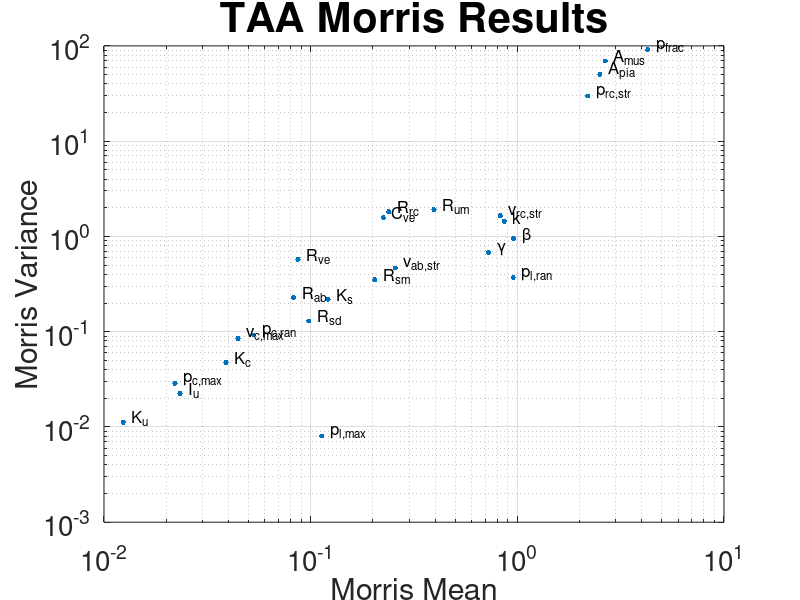
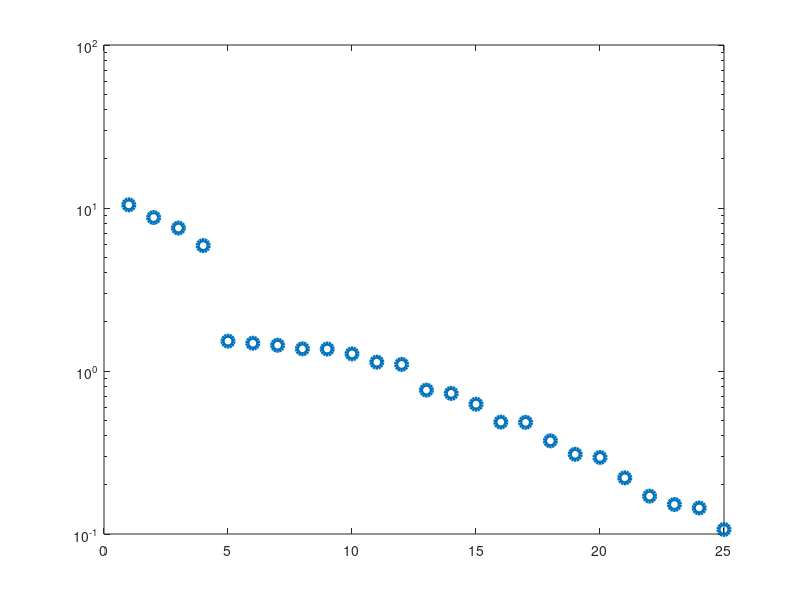

The MATLAB source for these figures, in order: (Note: this script raises an error after producing the figures.)
%% Analyze the results from Morris screening
clear; clc; close all;
%%
% Load in the Morris results
load('Morris_results_TAA.mat');
% For plotting, it can be useful to put all the parameter variable names
% here
Names={'TLC','RV','p_{l,max}','p_{l,ran}','\beta',...
    '\gamma','k','v_{rc,str}','v_{ab,str}','p_{rc,str}',...
    'RR','f','T','p_{frac}','A_{pia}',...
    'A_{mus}','R_{sm}','R_{sd}','K_s','R_{um}',...
    'K_u','I_u','p_{c,max}','p_{c,ran}','K_c',...
    'v_{c,max}','C_{ve}','R_{ve}','R_{rc}','R_{ab}'};

% Define these two values or load them from your Morris results
p = length(par_ids);  % NUMBER OF PARAMETERS (typically the size of 'par_ids' if you have a subset)
r = size(d,1);        % NUMBER OF MORRIS SAMPLES (first dimension of 'd' cell)

% If you specified a cell of names, you can use this line to help with
% plotting
par_names = Names(par_ids);
%% If you have multiple outputs, pick which outputs you want to use
%  when computing your morris indices, e.g., d{i}(:,ids);
ids = [1]; 

% Construct a vector for average (mu) and sample variance (s2)
% Note that this will store the values for all parameters (first index) AND
% all outputs considered in the sensitivity analysis (second index)
mu_all     = zeros(length(par_ids),length(ids));
s2_all     = zeros(length(par_ids),length(ids));
mustar_all = zeros(length(par_ids),length(ids));
output_counter = 1; %Index for storing each outputs sensitivity
% Now loop over all the outputs you want Morris effects on (e.g., pressure,
% flow)
for ii=ids
    mu_star = zeros(1,p); mu = zeros(1,p);
    s2 = zeros(1,p);
    
    % NOTE: if using a PDE or DAE system, you might have system crashes, so
    % be sure to account for this. r_counter incremenets the number of
    % successful solutions
    r_counter = 0; 

    % Inner loop over number of parameters (p) and number of samples (r)
    for i=1:p
        for j=1:r
            if ~isempty(d{j,i}) % Only get non-crash solutions
                % If you have a time dependent output, specify how you want
                % to construct d. Here is an example using the 2-norm

%                 mu_star(i) = mu_star(i) + norm(abs(d{j,i}(ii,:)),2); 
%                 mu(i)      = mu(i) + norm(d{j,i}(ii,:),2);

                % If your output is static, use this (can also replace with
                % max, min, mean of signal)
                mu_star(i) = mu_star(i) + abs(d{j,i}(ii,:)); 
                mu(i)      = mu(i) + d{j,i}(ii,:);

                % Increment for successful solutions
                r_counter = r_counter+1;
            end
        end
        % Now calculate the mean from the above loop
        mu_star(i) = (1./r_counter).*mu_star(i); 
        mu(i)      = (1./r_counter).*mu(i);
    end

    for i=1:p
        for j=1:r
            if ~isempty(d{j,i})
                % If you have a time dependent output, specify how you want
                % to construct d. Here is an example using the 2-norm
%                 s2(i) = s2(i) + (norm(d{j,i}(ii,:),2) - mu(i)).^2;
                
                % For scalar, see above as before
                s2(i) = s2(i) + (d{j,i}(ii,:) - mu(i)).^2;
            end
        end
        % Calculate the sample variance
        s2(i) = s2(i)./(r_counter-1);
    end

    % This is a scalar representation of parameter importance (See Colebank
    % and Chesler 2022 for discussion on this index.
    morris_rank = sqrt(mu_star.^2+s2);
    
    %Calculate average morris rank value
    avgmor=mean(morris_rank);
    median_morris=median(morris_rank);

    %Find and save influential parameters
    idxparTAA=find(morris_rank>avgmor);
    infparTAA=morris_rank(idxparTAA);
    infnamesTAA=par_names(idxparTAA);
    idxparTAA=[];
    for l=1:length(infnamesTAA)
        index=find(strcmp(Names,infnamesTAA{l}));
        idxparTAA=[idxparTAA index];
    end
    infnamesTAA=Names(idxparTAA);
    currentFile = sprintf('Inf_Pars_TAA.mat');
    save(currentFile,"idxparTAA","infnamesTAA","infparTAA");
    
    % Now plot mu* vs s2
    figure(ii);
    set(gcf,'Position',[1 1 500 500]);
    loglog(mu_star,s2,'.','MarkerSize',12);
    % If you provided parameter names in the top of the script use this
    text(mu_star*1.1,s2.*1.1,par_names,'FontSize',12);
    set(gca,'FontSize',20);
    ylabel('Morris Variance');
    xlabel('Morris Mean');
    title('TAA Morris Results','FontSize',30);

    grid on;
    saveas(gcf,'TAA_Morris_Results.fig');

    % Plot ranking
    figure(1000+ii);
    set(gcf,'Position',[501 1 500 500]);
    [rank_val,rank_loc] = sort(morris_rank,'descend');
    semilogy(rank_val,'o','LineWidth',3,'MarkerSize',8);
    yline(avgmor);
    xticks(1:length(par_ids));
    xticklabels(par_names(rank_loc)); % If you provided Names, use this line
    xtickangle(45);
    set(gca,'FontSize',16);
    ylabel('TAA Morris Index','FontSize',20);
    grid on;
    saveas(gcf,'TAA_Morris_Indices.fig');

    % Store the sensitivity for output ii
    mu_all(:,output_counter) = mu;
    s2_all(:,output_counter) = s2;
    mustar_all(:,output_counter) = mu_star;
    output_counter = output_counter+1;
    
end